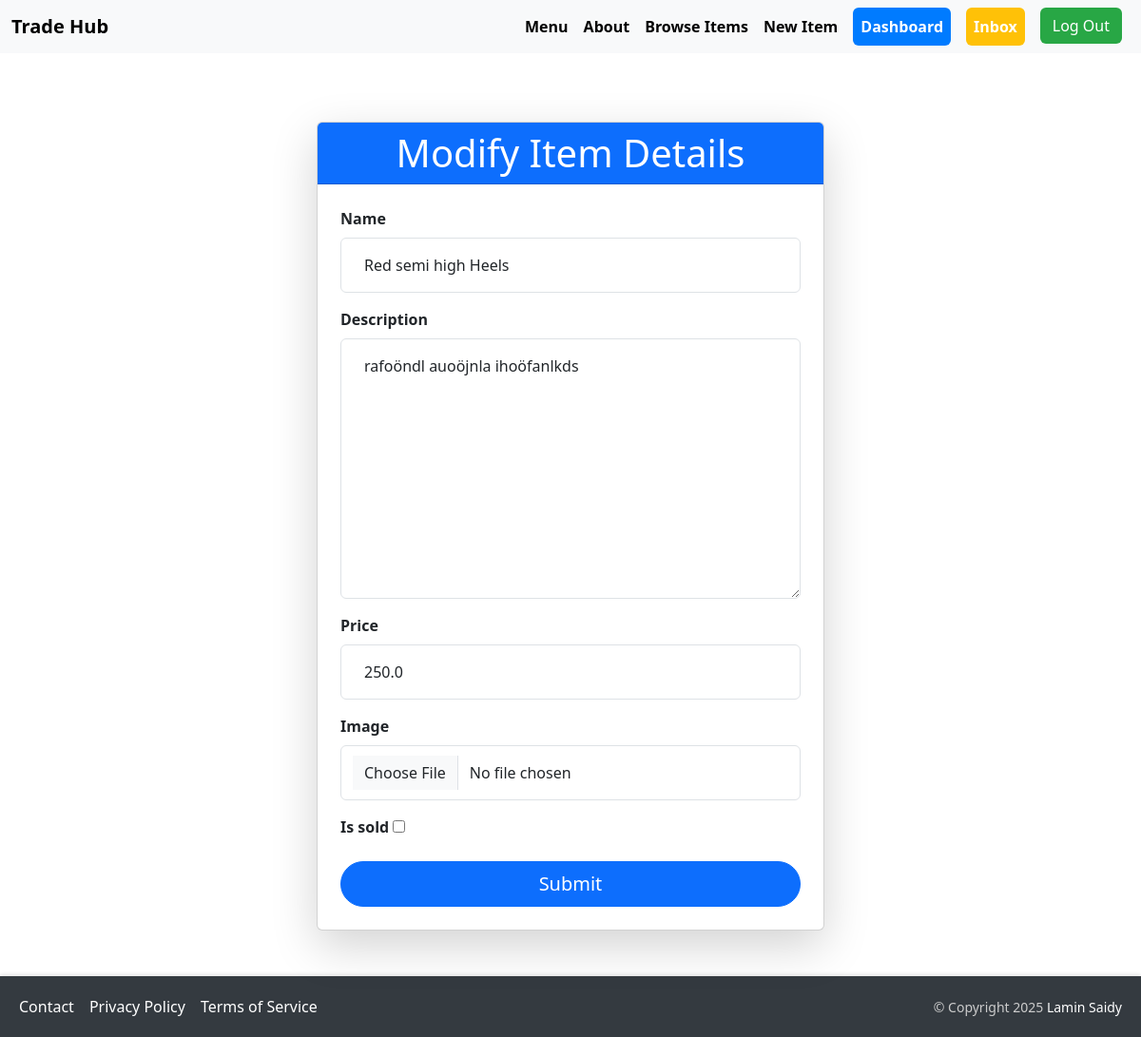
/items/edit/9/ (signed in), run on the app's committed database.
### item/models.py (models this page shows, shortened)
class Item(models.Model):
    category = models.ForeignKey(Category, related_name='items', on_delete=models.CASCADE)
    name = models.CharField(max_length=255)
    description = models.TextField(blank=True, null=True)
    price = models.FloatField()
    image = CloudinaryField('image', folder='item_images', blank=True, null=True)
    is_sold = models.BooleanField(default=False)
    created_by = models.ForeignKey(User, related_name='items', on_delete=models.CASCADE)
    created_at = models.DateTimeField(auto_now_add=True)

### item/views.py (the view)
# urls.py: path('edit/<int:pk>/', views.EditButton, name='edit'),
@login_required
def EditButton(request, pk):
    product = get_object_or_404(Item, pk=pk, created_by=request.user)
    if request.method == 'POST':
        form = EditItemForm(request.POST, request.FILES, instance=product)
        if form.is_valid():
            updated_item = form.save(commit=False)
            updated_item.save()
            return redirect('item:detail', pk=updated_item.id)
    else:
        form = EditItemForm(instance=product)
    return render(request, 'item/form.html', {
        'form': form,
        'title': 'Modify Item Details',
    })

### item/forms.py
class EditItemForm(forms.ModelForm):
    class Meta:
        model = Item
        fields = ('name', 'description', 'price', 'image', 'is_sold')
        widgets = {
            'name': forms.TextInput(attrs={
                'class': INPUT_CLASSES
            }),
            'description': forms.Textarea(attrs={
                'class': INPUT_CLASSES
            }),
            'price': forms.TextInput(attrs={
                'class': INPUT_CLASSES
            }),
            'image': forms.FileInput(attrs={
                'class': INPUT_CLASSES
            })
        }

### item/templates/item/form.html (shortened to what this page needs)
{% extends 'products/base.html' %}
{% block content %}
<div class="container mt-5">
    <div class="row justify-content-center">
        <div class="col-md-8 col-lg-6">
            <div class="card shadow-lg">
                <div class="card-header bg-primary text-white">
                    <h1 class="card-title text-center mb-0">{{ title }}</h1>
                </div>
                <div class="card-body p-4">
                    <form method="post" action="." enctype="multipart/form-data">
                        {% for field in form %}
                            <div class="mb-3">
                                <label for="{{ field.id_for_label }}" class="form-label fw-bold">
                                    {{ field.label }}
                                </label>
                                {{ field }}
                            </div>
                        {% endfor %}
                        <div class="d-grid">
                            <button type="submit" class="btn btn-primary btn-lg py-2 rounded-pill">
                                Submit
                            </button>
                        </div>
                    </form>
                </div>
            </div>
        </div>
    </div>
</div>
{% endblock %}

### products/templates/products/base.html (style rules this page uses)
html, body { height: 100%; margin: 0; }

### data on the page
Item: form "Red semi high Heels" "rafoöndl auoöjnla ihoöfanlkds" "250.0"

### other printed values
{{ title }} "Modify Item Details"
{{ field.label }} "Name" "Description" "Price" "Image" "Is sold"
